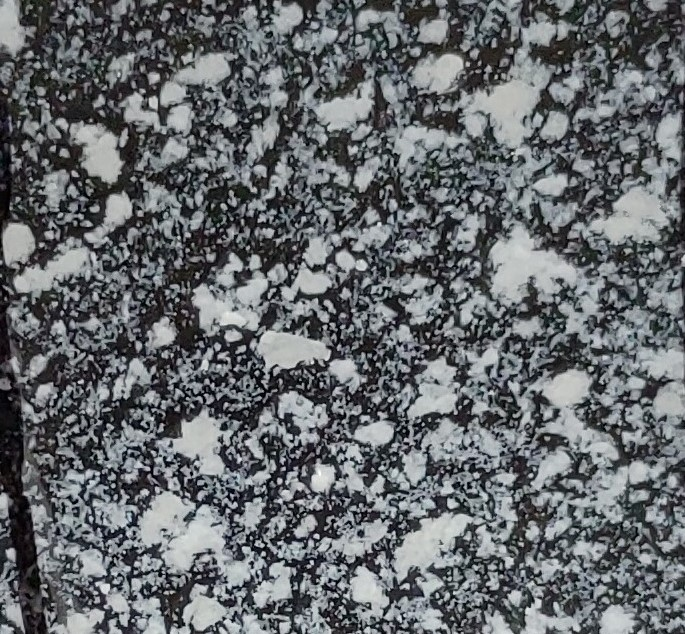
#> input picture d1/1.jpg, 685 x 634 px, found by its file name
$ python histograms.py
#> lines starting #> are read from the running program, lines starting #| are printed output that depends on the picture
import cv2
import matplotlib.pyplot as plt

image1= cv2.imread('turbidity difference/1.jpg')
#> image1 is the input picture: shape (634, 685, 3); mean B, G, R 108.6, 105.2, 101.5
image1=cv2.cvtColor(cv2.GaussianBlur(image1,(5,5),0),cv2.COLOR_BGR2GRAY)
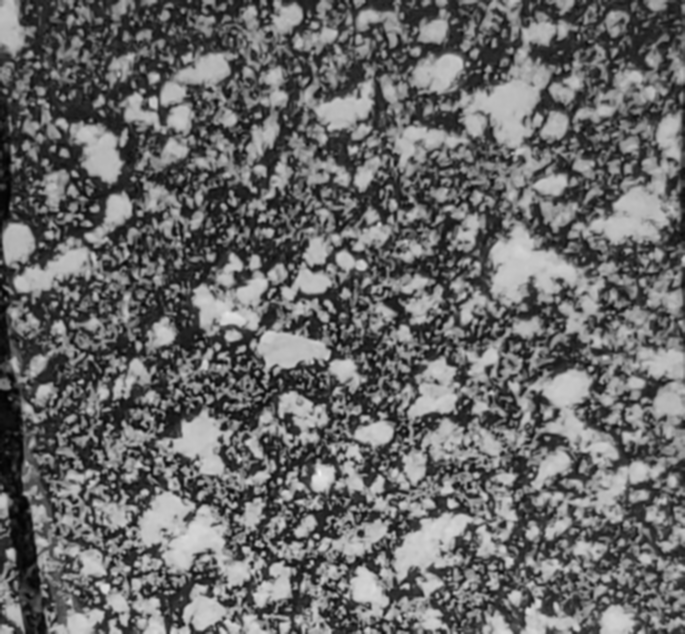
#> image1: shape (634, 685); min 2, max 240, mean 104.5
image2= cv2.imread('turbidity difference/2.jpg')
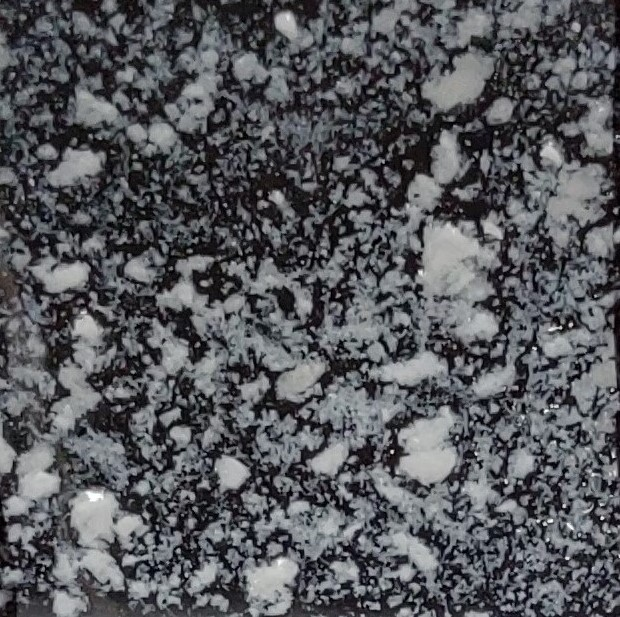
#> input picture d1/2.jpg, 620 x 617 px, found by its file name
#> image2 is the input picture: shape (617, 620, 3); mean B, G, R 92.4, 88.1, 86.7
image2=cv2.cvtColor(cv2.GaussianBlur(image2,(5,5),0),cv2.COLOR_BGR2GRAY)
#> image2: shape (617, 620)
image3= cv2.imread('turbidity difference/3.jpg')
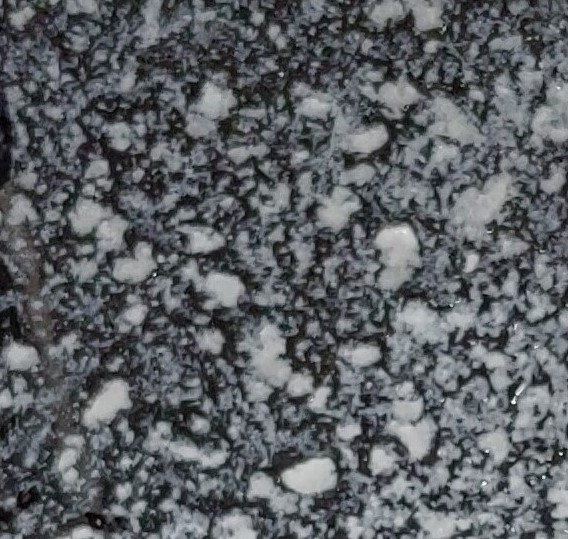
#> input picture d1/3.jpg, 568 x 539 px, found by its file name
#> image3 is the input picture: shape (539, 568, 3); mean B, G, R 100.1, 95.8, 92.2
image3=cv2.cvtColor(cv2.GaussianBlur(image3,(5,5),0),cv2.COLOR_BGR2GRAY)
#> image3: shape (539, 568)
image4= cv2.imread('turbidity difference/4.jpg')
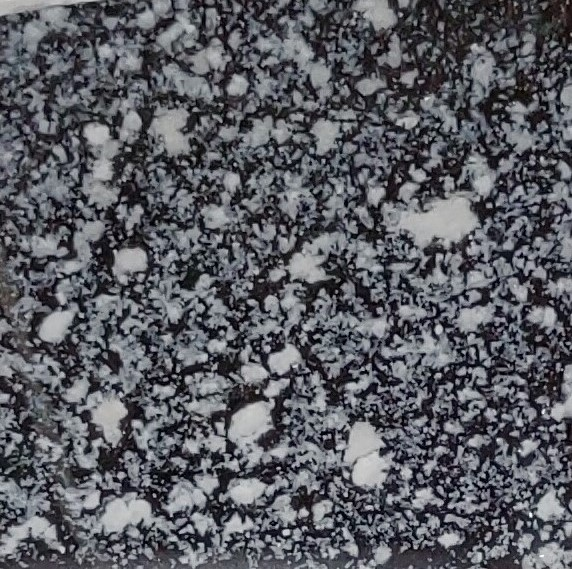
#> input picture d1/4.jpg, 572 x 569 px, found by its file name
#> image4 is the input picture: shape (569, 572, 3); mean B, G, R 97.8, 91.5, 89.9
image4=cv2.cvtColor(cv2.GaussianBlur(image4,(5,5),0),cv2.COLOR_BGR2GRAY)
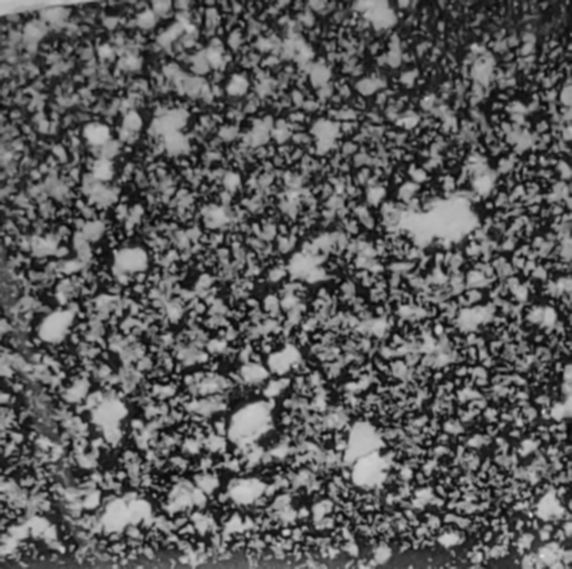
#> image4: shape (569, 572); min 6, max 222, mean 91.7
image5= cv2.imread('turbidity difference/5.jpg')
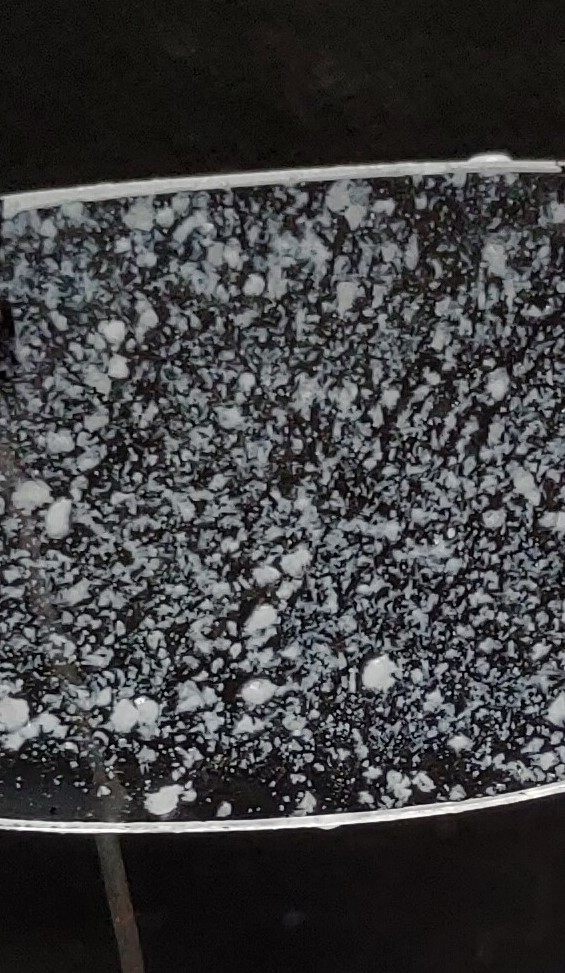
#> input picture d1/5.jpg, 565 x 973 px, found by its file name
#> image5 is the input picture: shape (973, 565, 3); mean B, G, R 64.6, 63.1, 62.9
image5=cv2.cvtColor(image5,cv2.COLOR_BGR2GRAY)
#> image5: shape (973, 565)
# [6 lines of commented-out code are left out]


hist1 = cv2.calcHist([image1],[0],None,[256],[0,256])
#> hist1 = 256 values, max 4208 at index 38, min 0 at index 0, mean 1696.4
hist1= 100*hist1/sum(hist1)
#> hist1 = 256 values, max 0.969 at index 38, min 0 at index 0, mean 0.391
hist2 = cv2.calcHist([image2],[0],None,[256],[0,256])
#> hist2 = 256 values, max 3829 at index 24, min 0 at index 0, mean 1494.3
hist2= 100*hist2/sum(hist2)
#> hist2 = 256 values, max 1 at index 24, min 0 at index 0, mean 0.391
hist3 = cv2.calcHist([image3],[0],None,[256],[0,256])
#> hist3 = 256 values, max 2567 at index 69, min 0 at index 0, mean 1195.9
hist3= 100*hist3/sum(hist3)
#> hist3 = 256 values, max 0.838 at index 69, min 0 at index 0, mean 0.391
hist4 = cv2.calcHist([image4],[0],None,[256],[0,256])
#> hist4 = 256 values, max 2998 at index 32, min 0 at index 0, mean 1271.4
hist4= 100*hist4/sum(hist4)
#> hist4 = 256 values, max 0.921 at index 32, min 0 at index 0, mean 0.391
hist5 = cv2.calcHist([image5],[0],None,[256],[0,256])
#> hist5 = 256 values, max 17202 at index 19, min 32 at index 242, mean 2147.4
hist5= 100*hist5/sum(hist5)
#> hist5 = 256 values, max 3.13 at index 19, min 0.00582 at index 242, mean 0.391
# [6 lines of commented-out code are left out]

plt.subplot(331), plt.plot(hist1)
plt.subplot(332), plt.plot(hist2)
plt.subplot(333), plt.plot(hist3)
plt.subplot(334), plt.plot(hist4)
plt.subplot(335), plt.plot(hist5)
# plt.subplot(336), plt.plot(hist6)
# plt.subplot(337), plt.plot(hist7)
# plt.subplot(338), plt.plot(hist8)

plt.show()
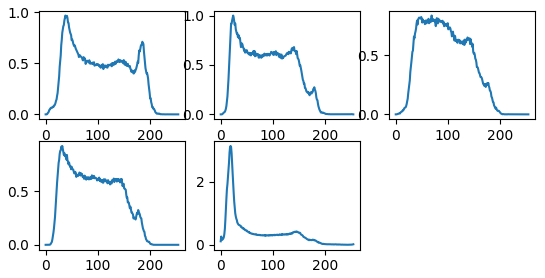
#> figure drawn by matplotlib, 5 panels; panel 1: curve peaks at x = 38, y = 0.969; panel 2: curve peaks at x = 24, y = 1; panel 3: curve peaks at x = 69, y = 0.838; panel 4: curve peaks at x = 32, y = 0.921
